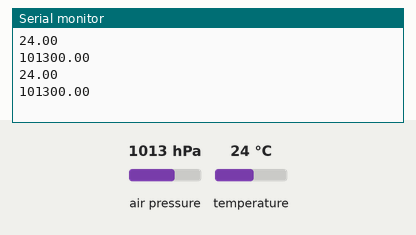
This sketch was run on a simulated Arduino Uno, built with avr-gcc and run on an emulated ATmega328P. Parts: the last lines printed to the serial monitor. Inputs (shaded band) come from the test bench; at power-on: air pressure 1013 hPa, temperature 24 °C.

Above: at 4.8 s.
4.9 s: air pressure set to 952 hPa
At 6.6 s:
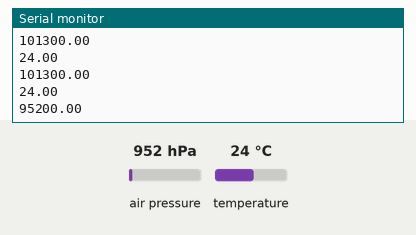
7.9 s: temperature set to 12 °C
At 9.5 s:
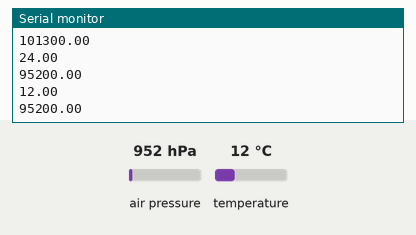
10.9 s: air pressure set to 975 hPa
At 12.8 s:
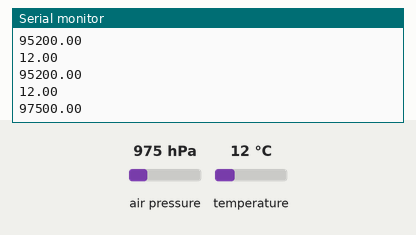
Timing chart, 0 to 14.3 s (numbered marks = the images above; inputs shaded):
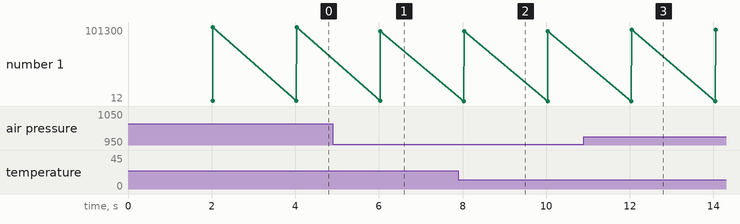

Measured:
- after the input at 4.9 s, the serial monitor: prints a new line after 1.1 s (image 1)
- after the input at 7.9 s, the serial monitor: prints a new line after 0.13 s (image 2)
- after the input at 10.9 s, the serial monitor: prints a new line after 1.1 s (image 3)
- plotted number 1: 101300 → 95200 after the input at 4.9 s, 95200 → 97500 after the input at 10.9 s

The sketch:

bmp085.ino
```cpp
#include <Adafruit_BMP280.h>

/*
Temperatur and Humidity Sensor Monitor for C0BRA @ LNGS

 * Created 24.11.2012
 * By Thomas Goepfert <thomas.goepfert@tu-dresden.de>
 *
 * modified 08Feb2013
 * - BPM085 uses V3.3 logic, depending on the cable length it sometimes doesn't work
 * - hardware pull-ups (4.7k) to 3.3 on SDA, SCL and all XCLR
 * - keep (in addition) internal pull-up on SDA, SCL (most reliable performance so far)
 * - watchdog: reset if not in loop() after 2s
 */

#include <Wire.h>

// Ethernet
#include <Arduino.h>
#include <HardwareSerial.h>
#include <SPI.h>

float temp;
float bar;

Adafruit_BMP280 bmp;

void setup() {

  //disable SD Card for now
  /*pinMode(SCL, OUTPUT);
  digitalWrite(SCL, LOW);
  pinMode(SDA, INPUT);
  digitalWrite(SDA, HIGH);*/
  delay(20);

  Serial.begin(9600);

  bmp.begin();

}

void loop() {
  delay(2000);
  temp = bmp.readTemperature();
  bar = bmp.readPressure();
  Serial.println(temp);
  Serial.println(bar);

}
```
